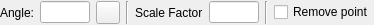
<?xml version="1.0" encoding="UTF-8"?>
<ui version="4.0">
 <class>LC_PasteToPointsOptions</class>
 <widget class="QWidget" name="LC_PasteToPointsOptions">
  <property name="geometry">
   <rect>
    <x>0</x>
    <y>0</y>
    <width>365</width>
    <height>24</height>
   </rect>
  </property>
  <property name="windowTitle">
   <string>Form</string>
  </property>
  <layout class="QGridLayout" name="gridLayout">
   <property name="leftMargin">
    <number>0</number>
   </property>
   <property name="topMargin">
    <number>1</number>
   </property>
   <property name="rightMargin">
    <number>0</number>
   </property>
   <property name="bottomMargin">
    <number>1</number>
   </property>
   <item row="0" column="1">
    <widget class="QLineEdit" name="leAngle">
     <property name="sizePolicy">
      <sizepolicy hsizetype="Minimum" vsizetype="Fixed">
       <horstretch>0</horstretch>
       <verstretch>0</verstretch>
      </sizepolicy>
     </property>
     <property name="minimumSize">
      <size>
       <width>50</width>
       <height>0</height>
      </size>
     </property>
     <property name="maximumSize">
      <size>
       <width>50</width>
       <height>16777215</height>
      </size>
     </property>
     <property name="toolTip">
      <string>Rotation angle for pasted entities</string>
     </property>
    </widget>
   </item>
   <item row="0" column="6">
    <widget class="Line" name="line_2">
     <property name="orientation">
      <enum>Qt::Vertical</enum>
     </property>
    </widget>
   </item>
   <item row="0" column="4">
    <widget class="QLabel" name="label_2">
     <property name="text">
      <string>Scale Factor</string>
     </property>
    </widget>
   </item>
   <item row="0" column="3">
    <widget class="Line" name="line">
     <property name="orientation">
      <enum>Qt::Vertical</enum>
     </property>
    </widget>
   </item>
   <item row="0" column="7">
    <widget class="QCheckBox" name="cbRemovePoint">
     <property name="toolTip">
      <string>If selected, the point entity used as insertion point will be deleted after paste operation. Otherwise, it will survive.</string>
     </property>
     <property name="text">
      <string>Remove point</string>
     </property>
    </widget>
   </item>
   <item row="0" column="0">
    <widget class="QLabel" name="label">
     <property name="text">
      <string>Angle:</string>
     </property>
    </widget>
   </item>
   <item row="0" column="5">
    <widget class="QLineEdit" name="leFactor">
     <property name="sizePolicy">
      <sizepolicy hsizetype="Minimum" vsizetype="Fixed">
       <horstretch>0</horstretch>
       <verstretch>0</verstretch>
      </sizepolicy>
     </property>
     <property name="minimumSize">
      <size>
       <width>50</width>
       <height>0</height>
      </size>
     </property>
     <property name="maximumSize">
      <size>
       <width>50</width>
       <height>16777215</height>
      </size>
     </property>
     <property name="toolTip">
      <string>Scale factor for pasted entities</string>
     </property>
    </widget>
   </item>
   <item row="0" column="2">
    <widget class="QToolButton" name="tbPickAngle">
     <property name="toolTip">
      <string>Pick angle from drawing</string>
     </property>
     <property name="text">
      <string/>
     </property>
     <property name="icon">
      <iconset resource="../../../../res/icons/icons.qrc">
       <normaloff>:/icons/interactive_pick_angle.lci</normaloff>:/icons/interactive_pick_angle.lci</iconset>
     </property>
    </widget>
   </item>
  </layout>
 </widget>
 <resources>
  <include location="../../../../res/icons/icons.qrc"/>
 </resources>
 <connections/>
</ui>
